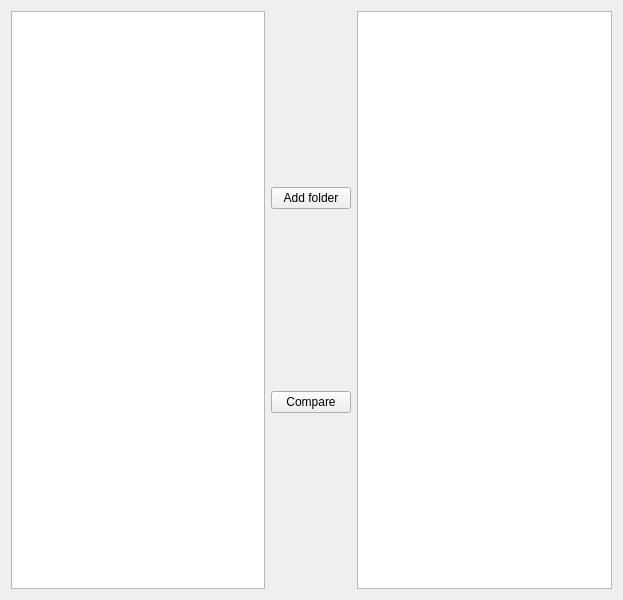
<?xml version="1.0" encoding="UTF-8"?>
<ui version="4.0">
 <class>MainWindow</class>
 <widget class="QWidget" name="MainWindow">
  <property name="geometry">
   <rect>
    <x>0</x>
    <y>0</y>
    <width>623</width>
    <height>600</height>
   </rect>
  </property>
  <property name="minimumSize">
   <size>
    <width>500</width>
    <height>600</height>
   </size>
  </property>
  <property name="windowTitle">
   <string>QtGuiApplication1</string>
  </property>
  <layout class="QGridLayout" name="gridLayout">
   <item row="0" column="0">
    <layout class="QVBoxLayout" name="verticalLayout">
     <item>
      <layout class="QHBoxLayout" name="horizontalLayout">
       <item>
        <widget class="QListView" name="listView_2"/>
       </item>
       <item>
        <layout class="QVBoxLayout" name="verticalLayout_2">
         <item>
          <widget class="QPushButton" name="addFolderBtn">
           <property name="text">
            <string>Add folder</string>
           </property>
          </widget>
         </item>
         <item>
          <widget class="QPushButton" name="compareBtn">
           <property name="text">
            <string>Compare</string>
           </property>
          </widget>
         </item>
        </layout>
       </item>
       <item>
        <widget class="QListView" name="listView"/>
       </item>
      </layout>
     </item>
    </layout>
   </item>
  </layout>
 </widget>
 <layoutdefault spacing="6" margin="11"/>
 <resources>
  <include location="qtguiapplication1.qrc"/>
 </resources>
 <connections/>
</ui>
